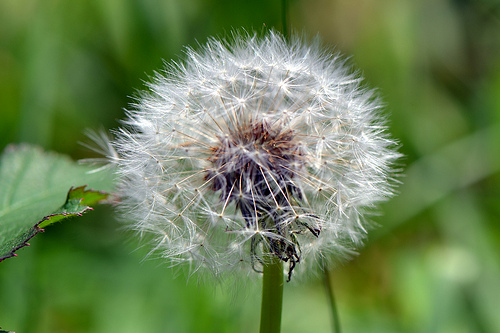
#> input picture dataset/11465213433_847c4fa261.jpg, 500 x 333 px; its folder holds only this picture in this run
$ python -i main.py   (imports and definitions only)
#> lines starting #> are read from the running program, lines starting #| are printed output that depends on the picture; after the words box and inside, x2 and y2 are one past the last pixel; in counts of white or black regions, pixels touching at a corner belong together
import os
import cv2
import numpy as np
from skimage.feature import hog
from PIL import Image
import streamlit as st
import matplotlib.pyplot as plt
from tqdm import tqdm
from scipy.spatial.distance import euclidean, cosine, cityblock
import math
import pandas as pd


# ============================
# Feature Extraction
# ============================
class FeatureExtractor:
    def __init__(self, bins=4, mode="hist"):
        """
        bins: Number of bins for the color histogram for each channel.
        """
        assert mode in ["hist", "hog", "both"]
        self.mode = mode
        self.bins = bins
        self.output_info = None


    def preprocess_image(self, image_path):
        """
        Carga la imagen, la convierte de BGR a RGB, elimina el fondo basado en el color de fondo
        calculado a partir de las esquinas, y la redimensiona.
        """
#> called with image_path = 'dataset/11465213433_847c4fa261.jpg'
        image = cv2.imread(image_path)
#> image is the input picture: shape (333, 500, 3); mean B, G, R 83.8, 130.1, 106.1
        if image is None:
            raise ValueError(f"Unable to load image: {image_path}")
        image = cv2.cvtColor(image, cv2.COLOR_BGR2RGB)

        h, w, _ = image.shape
#> h = 333; w = 500

        corner_pixels = np.concatenate([
            image[0:10, 0:10],   # Sup-izq
            image[0:10, -10:],   # Sup-der
            image[-10:, 0:10],   # Inf-izq
            image[-10:, -10:]    # Inf-der
        ])

        corner_pixels = corner_pixels.reshape(-1, 3)
#> corner_pixels = 400 rows, first 8: [116, 137, 70], [117, 138, 71], [118, 139, 70], [120, 141, 72], [121, 142, 73], [122, 143, 76], [123, 144, 77], [124, 145, 78]

        bg_color = np.median(corner_pixels, axis=0)
#> bg_color = [92, 134, 62.5]
        bg_color = np.array(bg_color, dtype=np.uint8)
#> bg_color = [92, 134, 62]

        bg_color_full = np.full_like(image, bg_color)

        threshold = 40

        # Calcular la diferencia euclidiana entre cada píxel y el color de fondo
        diff = np.linalg.norm(image - bg_color_full, axis=2)
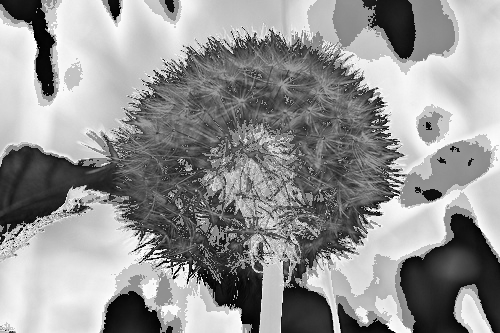
#> diff: shape (333, 500) float64; min 0, max 441.7, mean 255.7; drawn with min black and max white

        # Crear una máscara: píxeles con diferencia mayor al umbral se consideran primer plano
        mask = (diff > threshold).astype(np.uint8) * 255  # Formato 0-255
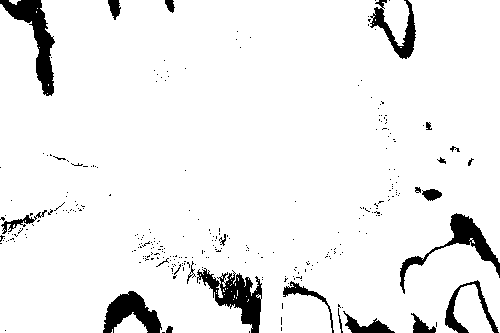
#> mask: shape (333, 500); 93.7% white; 291 black regions (268 under 20 px), largest, box (x1, y1, x2, y2) and area: (0, 0, 55, 96) 1770, (197, 268, 262, 333) 1725, (400, 213, 500, 294) 1452

        # Aplicar la máscara para extraer el primer plano
        foreground = cv2.bitwise_and(image, image, mask=mask)
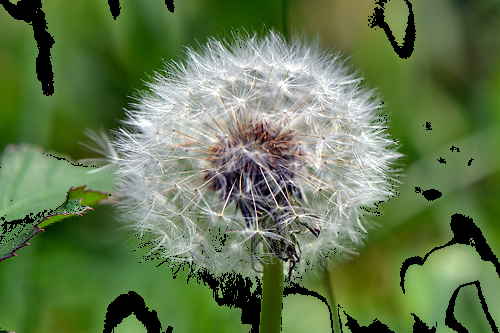
#> foreground: shape (333, 500, 3); mean R, G, B 99.4, 121.1, 78.9

        # Redimensionar la imagen resultante
        fixed_size = (1080, 1080)
        foreground = cv2.resize(foreground, fixed_size)
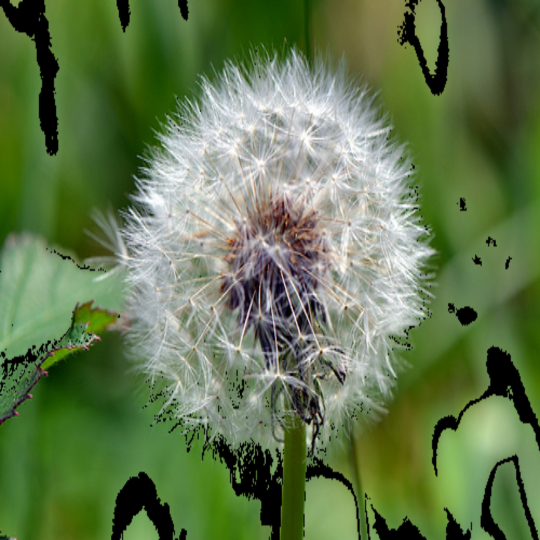
#> foreground: shape (1080, 1080, 3) (shown at 1/2 size); mean R, G, B 99.3, 121, 78.8
        return foreground


    # [43 lines left out: function extract_features, not called in this run]

# ============================
# CBIR System
# ============================
class CBIRSystem:
    # [309 lines left out: functions __init__, load_dataset, retrieve_similar_images, finetune, main, plot_images and 1 more, not called in this run]


# [2 lines not run here, left out]
    # main()

>>> result = FeatureExtractor().preprocess_image('dataset/11465213433_847c4fa261.jpg')

$ run again, on dataset/12163418275_bd6a1edd61.jpg
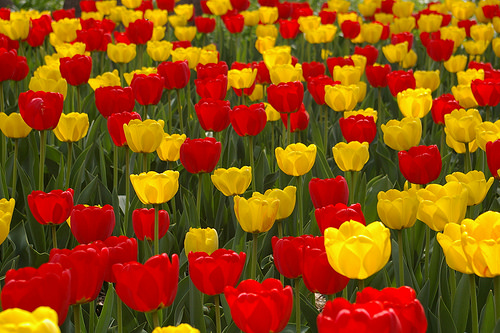
#> input picture dataset/12163418275_bd6a1edd61.jpg, 500 x 333 px
#> in preprocess_image, image is the input picture: shape (333, 500, 3); mean B, G, R 12.4, 77.4, 146.5
#> corner_pixels = 400 rows, first 8: [54, 45, 36], [61, 48, 42], [64, 50, 47], [61, 54, 46], [58, 54, 43], [64, 54, 45], [71, 56, 51], [75, 60, 57]
#> in preprocess_image, `bg_color = np.median(corner_pixels, axis=0)`: bg_color = [168.5, 75, 8.5]
#> in preprocess_image, `bg_color = np.array(bg_color, dtype=np.uint8)`: bg_color = [168, 75, 8]
#> in preprocess_image, `mask = (diff > threshold).astype(np.uint8) * 255`:
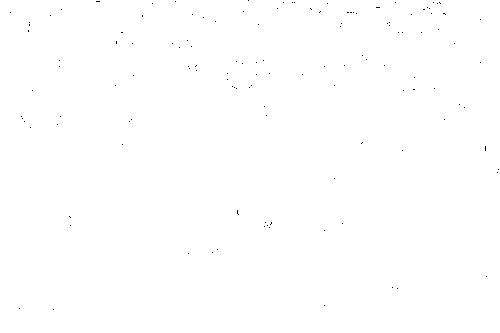
#> mask: shape (333, 500); 99.9% white; black in thin lines or dots
#> in preprocess_image, `foreground = cv2.resize(foreground, fixed_size)`:
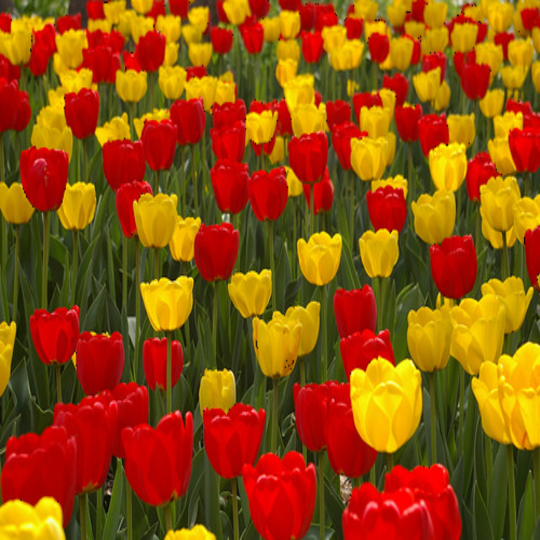
#> foreground: shape (1080, 1080, 3) (shown at 1/2 size); mean R, G, B 146.2, 77.2, 12.3

$ run again, on dataset/12338444334_72fcc2fc58_m.jpg
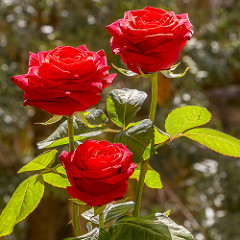
#> input picture dataset/12338444334_72fcc2fc58_m.jpg, 240 x 240 px
#> in preprocess_image, image is the input picture: shape (240, 240, 3); mean B, G, R 36.6, 79.4, 123.5
#> corner_pixels = 400 rows, first 8: [103, 96, 80], [123, 116, 98], [149, 140, 123], [170, 158, 142], [186, 174, 158], [200, 188, 176], [205, 195, 185], [205, 196, 187]
#> bg_color = [89, 77, 36]
#> in preprocess_image, `mask = (diff > threshold).astype(np.uint8) * 255`:
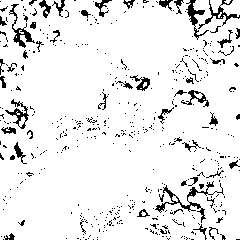
#> mask: shape (240, 240); 91.9% white; black in thin lines or dots
#> in preprocess_image, `foreground = cv2.resize(foreground, fixed_size)`:
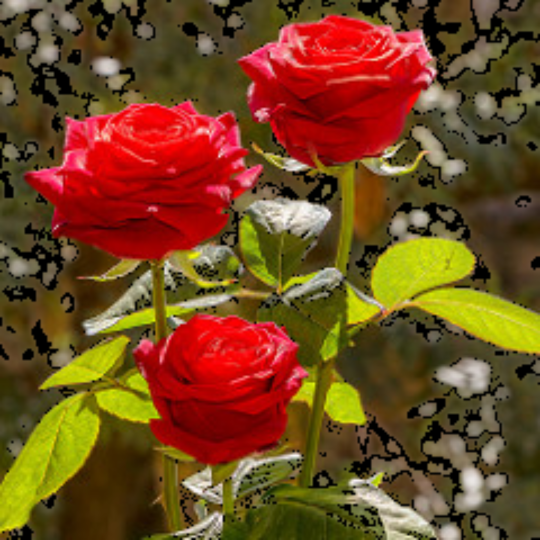
#> foreground: shape (1080, 1080, 3) (shown at 1/2 size); mean R, G, B 115.2, 72.1, 32.4
